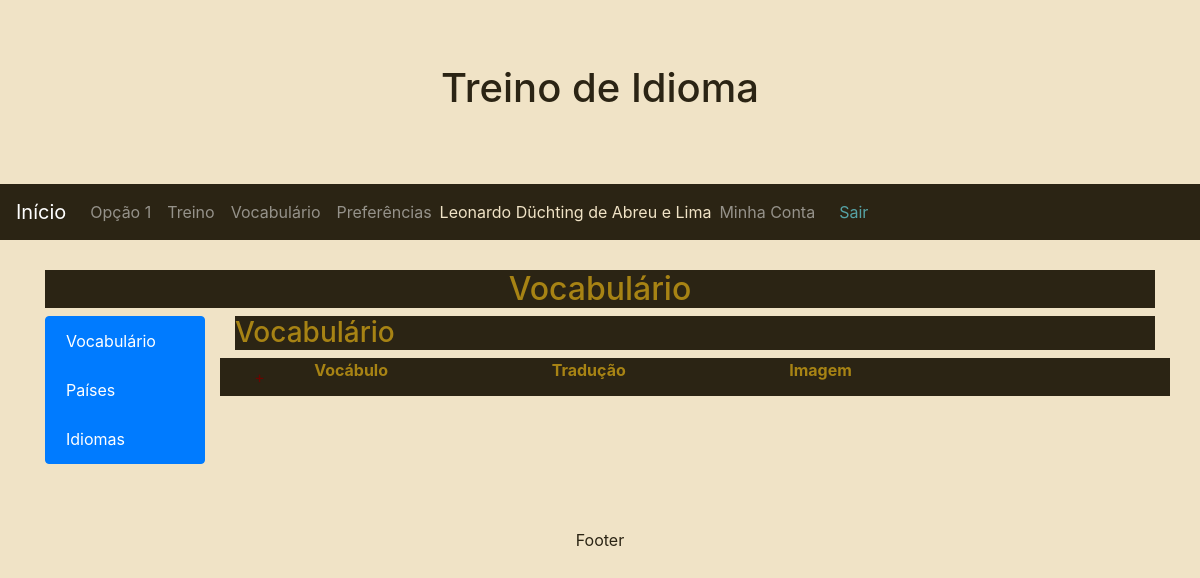
Before: /Wortschatz/Vokabelliste/ (signed in) with the older database file.
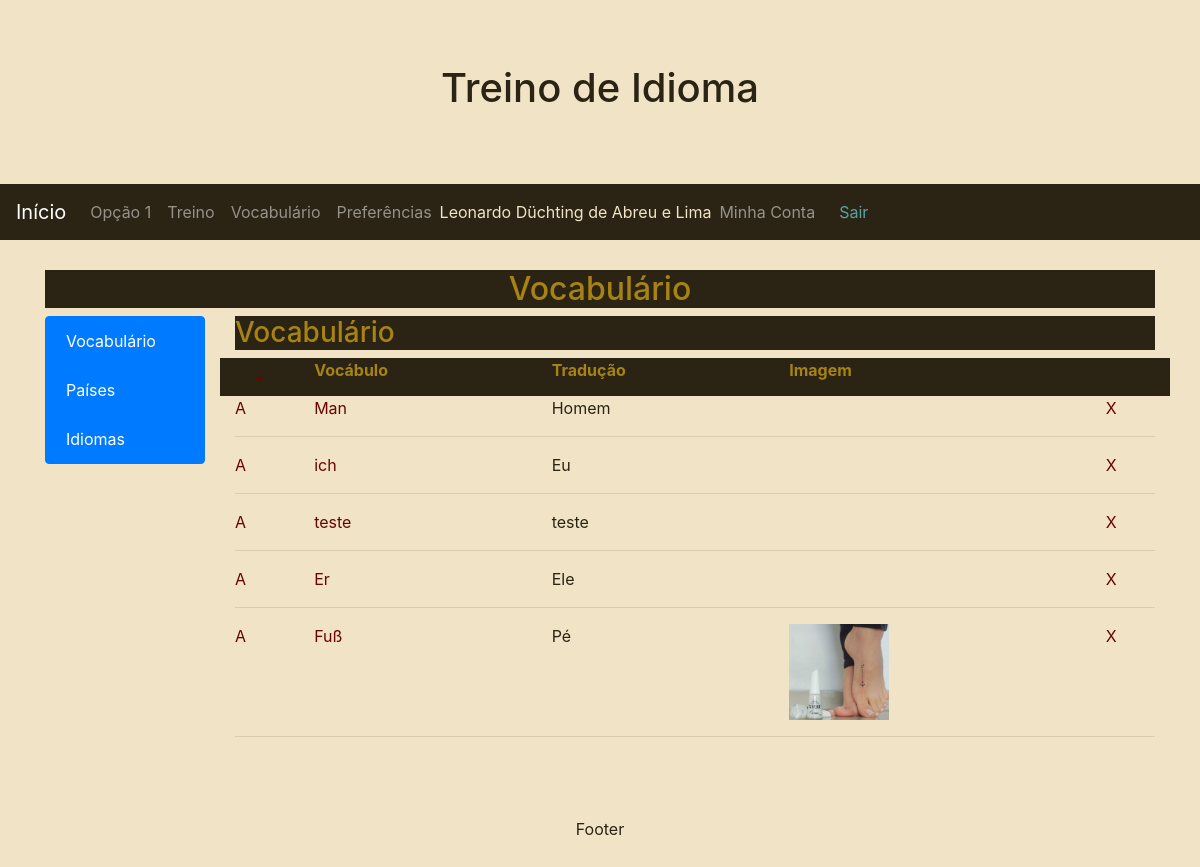
After: the same page with the newer database file.
### Wortschatz/models.py (models this page shows, shortened)
class Wortschatz(models.Model):
    sprache         = models.ForeignKey(Sprache, verbose_name = 'Idioma compreendido', on_delete=models.CASCADE)
    sprachetraining = models.ForeignKey(Sprache, related_name = 'sprachetraining', verbose_name = 'Idioma de treino', on_delete=models.CASCADE)
    user            = models.ForeignKey(settings.AUTH_USER_MODEL, verbose_name='Usuário', on_delete=models.CASCADE)
    ubersetzung     = models.CharField('Tradução', max_length=200, null=True, blank=True)
    wort            = models.CharField('Palavra', max_length=200, null=True, blank=True)
    bild            = models.ImageField('Imagem', upload_to='Benutzer/', max_length=500, null=True, blank=True)
    created = models.DateTimeField('Criado em', auto_now_add=True)
    modified = models.DateTimeField('Modificado em', auto_now=True)
    class Meta:
        unique_together = ('user', 'sprache', 'sprachetraining', 'ubersetzung', 'wort')
        verbose_name    = 'Vocabulário'
        verbose_name_plural = 'Vocabulários'

### Wortschatz/views.py (the view)
# urls.py: path('Vokabelliste/', WortschatzListView.as_view(), name='Vokabelliste'),
class WortschatzListView(LoginRequiredMixin, ListView):
    model = Wortschatz
    template_name = 'Wortschatz/Vokabelliste.html'
    fields = ['sprache', 'sprachetraining', 'wort', 'ubersetzung', 'bild']

### Zugriff/models.py (called while the page is built)
    def __str__(self):
        return self.name or self.username

### Wortschatz/templates/Wortschatz/Vokabelliste.html (shortened to what this page needs)
{% extends "Wortschatz/index.html" %}
{% block Wortschatz_Inhalt %}
<header>
  <h3>Vocabulário</h3>
</header>
<section class="">
  <header class="row">
    <div class="col-1 btn">
      <a href="{% url 'Wortschatz:neuesWortschatz' %}" class="">+</a>
    </div>
    <div class="col-3">
      <b>Vocábulo</b>
    </div>
    <div class="col-3">
      <b>Tradução</b>
    </div>
    <div class="col-4">
      <b>Imagem</b>
    </div>
    <div class="col-1">
    </div>
  </header>
  {% if object_list %}
    {% for Wort in object_list %}
      <div class="row">
        <div class="col-1 bnt">
          <a href="{% url 'Wortschatz:andernWortschatz' Wort.pk %}">A</a>
        </div>
        <div class="col-3">
          <a href=" {% url 'Wortschatz:Wortschatz' Wort.pk %} ">{{ Wort.wort }}</a>
        </div>
        <div class="col-3">
          {{ Wort.ubersetzung }}
        </div>
        <picture class="col-4">
          {% if Wort.bild %}<img src="{{Wort.bild.url}}" alt="Wort.wort" style="max-width:100px;">{% endif %}
        </picture>
        <div class="col-1">
          <a href="{% url 'Wortschatz:Wortschatzloschen' Wort.pk %}">X</a>
        </div>
      </div>
      <div class="row">
        <div class="col-12">
          <hr>
        </div>
      </div>
    {% endfor %}
  {% endif %}
</section>
{% endblock %}

Changed rows visible on the page:
added Wortschatz: wort "Man", ubersetzung "Homem"
added Wortschatz: wort "ich", ubersetzung "Eu"
added Wortschatz: wort "teste", ubersetzung "teste"
added Wortschatz: wort "Er", ubersetzung "Ele"
added Wortschatz: wort "Fuß", ubersetzung "Pé", bild (picture)
